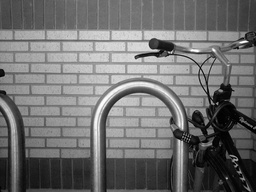
#> input picture Homework_1/images/filter.jpg, 256 x 192 px, shrunk from 640 x 480 before the run
$ python q4.py
#> lines starting #> are read from the running program, lines starting #| are printed output that depends on the picture
import numpy as np
import cv2

def convolution2d(source_image, kernel):
    (h_img, w_img)  = source_image.shape
    (h_kernel, w_kernel) = kernel.shape

    H = (h_kernel - 1) // 2
    W = (w_kernel - 1) // 2

    res_img = np.zeros((h_img, w_img))

    for i in np.arange(H, h_img-H):
        for j in np.arange(W, w_img-W):
            sum = 0
            for k in np.arange(-H, H+1):
                for l in np.arange(-W, W+1):
                    p = source_image[i+k, j+l]
                    r = kernel[H+k, W+l]
                    sum += (p * r)
            res_img[i,j] = sum
    return res_img

src_img = cv2.imread('images/filter.jpg', cv2.IMREAD_GRAYSCALE)
#> src_img is the input picture: shape (192, 256); min 0, max 255, mean 112.2

#-----------------Sobel Operation------------------------
sob_x = np.array([[-1, 0, 1],[-2, 0, 2],[-1, 0, 1]])
sob_y = np.array([[-1, -2, -1],[0, 0, 0],[1, 2, 1]])

# Normalization
sobel_x = convolution2d(src_img, sob_x)/8.0
#> after the loop in convolution2d, `for i in np.arange(H, h_img-H):`:
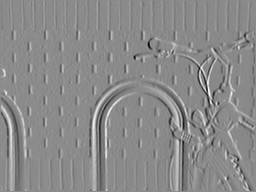
#> res_img: shape (192, 256) float64; min -715, max 601, mean -1.1; drawn with min black and max white
sobel_y = convolution2d(src_img, sob_y)/8.0
#> after the loop in convolution2d (call 2), `for i in np.arange(H, h_img-H):`:
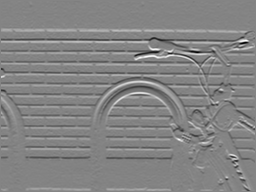
#> res_img: shape (192, 256) float64; min -818, max 761, mean -1.1; drawn with min black and max white

sobel_out = np.sqrt(np.power(sobel_x, 2) + np.power(sobel_y, 2))
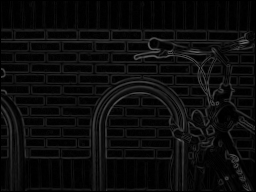
#> sobel_out: shape (192, 256) float64; min 0, max 104.3, mean 12
sobel_out = (sobel_out / np.max(sobel_out)) * 255
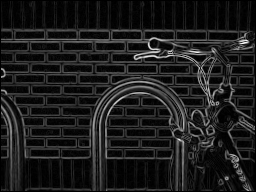
#> sobel_out: shape (192, 256) float64; min 0, max 255, mean 29.3
cv2.imwrite('output/sobel.jpg', sobel_out)

#-----------------Prewitt Operation------------------------
prew_x = np.array([[-1, 0, 1],[-1, 0, 1],[-1, 0, 1]])
prew_y = np.array([[-1, -1, -1],[0, 0, 0],[1, 1, 1]])

# Normalization
prewitt_x = convolution2d(src_img, prew_x)/8.0
prewitt_y = convolution2d(src_img, prew_y)/8.0

prewitt_out = np.sqrt(np.power(prewitt_x, 2) + np.power(prewitt_y, 2))
prewitt_out = (prewitt_out / np.max(prewitt_out)) * 255
cv2.imwrite('output/prewitt.jpg', prewitt_out)
